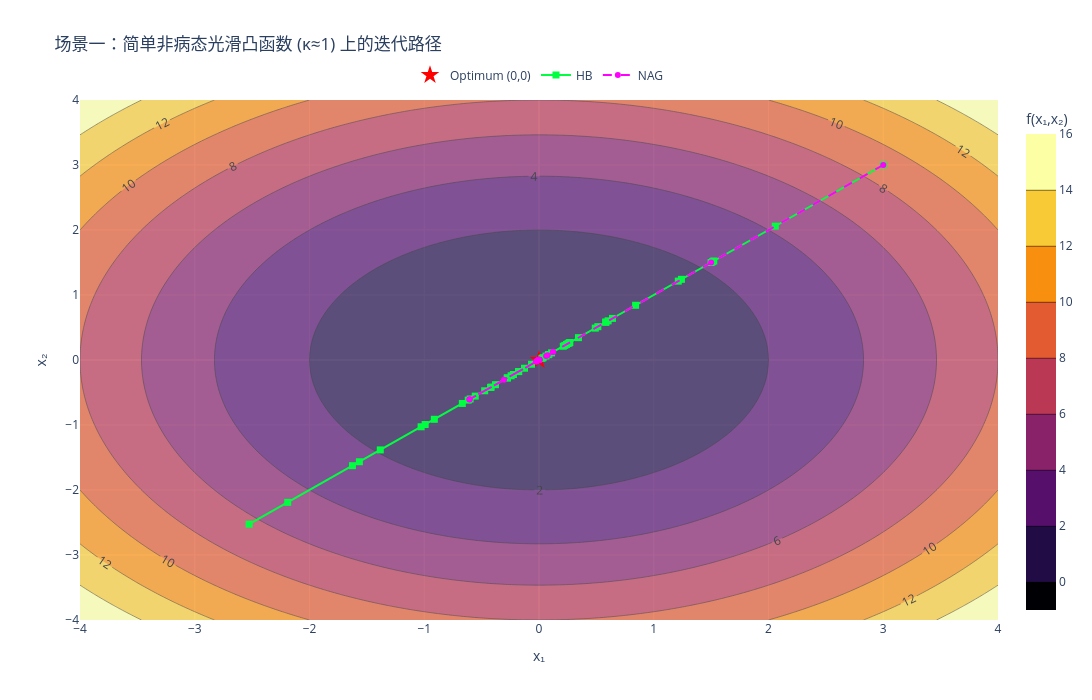
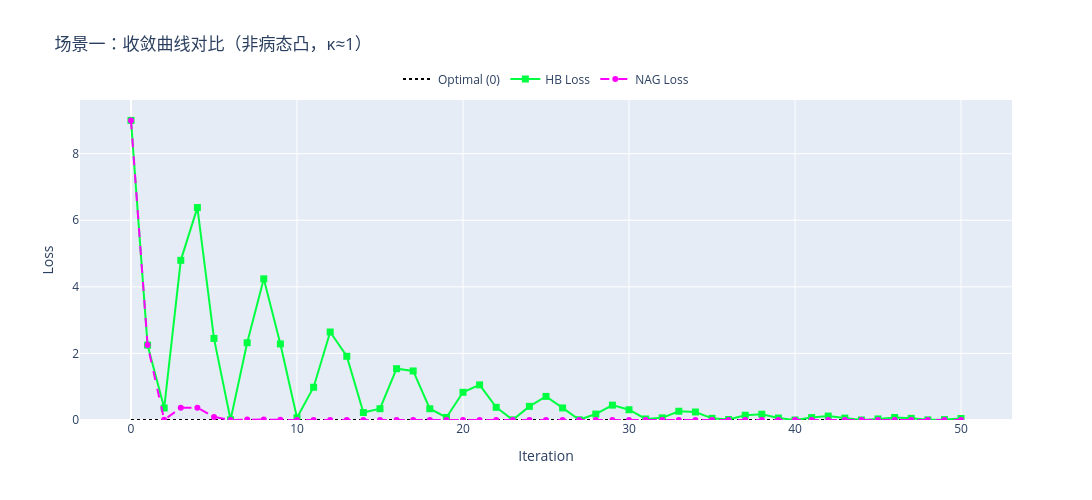

The notebook cell saved with these charts, in order:
### Markdown cell above
**算例代码**：

### Code cell
import numpy as np
import plotly.graph_objects as go

# ====================== 参数配置 ======================
ITERATIONS = 50
LR = 0.5
BETA = 0.9
X_START = [3.0, 3.0]

FIG_HEIGHT_CONTOUR = 700
FIG_WIDTH_CONTOUR = 1100
FIG_HEIGHT_LOSS = 500
FIG_WIDTH_LOSS = 1100
X_RANGE = (-4, 4)
GRID_RESOLUTION = 250

# ====================== 目标函数：简单非病态凸（κ≈1） ======================
def f(x):
    return 0.5 * (x[0]**2 + x[1]**2)

def g(x):
    return np.array([x[0], x[1]])

# ====================== HB与NAG实现 ======================
def heavy_ball(x_start, step, grad_func, beta, iterations):
    x_t = np.array(x_start, dtype='float64')
    passing_dot = [x_t.copy()]
    v_t = np.zeros_like(x_t)
    for _ in range(iterations):
        grad_xt = grad_func(x_t)
        v_t = beta * v_t - step * grad_xt
        x_t = x_t + v_t
        passing_dot.append(x_t.copy())
    return x_t, passing_dot

def nag(x_start, step, grad_func, beta, iterations):
    x_t = np.array(x_start, dtype='float64')
    passing_dot = [x_t.copy()]
    v_t = np.zeros_like(x_t)
    for _ in range(iterations):
        x_tilde = x_t + beta * v_t
        grad_tilde = grad_func(x_tilde)
        v_t = beta * v_t - step * grad_tilde
        x_t = x_t + v_t
        passing_dot.append(x_t.copy())
    return x_t, passing_dot

# ====================== 运行实验 ======================
_, hb_points = heavy_ball(X_START, LR, g, BETA, ITERATIONS)
_, nag_points = nag(X_START, LR, g, BETA, ITERATIONS)

hb_arr = np.array(hb_points)
nag_arr = np.array(nag_points)

hb_loss = np.array([f(p) for p in hb_points])
nag_loss = np.array([f(p) for p in nag_points])

# ====================== 绘制等高线图 ======================
xi = np.linspace(X_RANGE[0], X_RANGE[1], GRID_RESOLUTION)
yi = np.linspace(X_RANGE[0], X_RANGE[1], GRID_RESOLUTION)
Xg, Yg = np.meshgrid(xi, yi)
Zg = 0.5 * (Xg**2 + Yg**2)

fig_cont = go.Figure()

fig_cont.add_trace(go.Contour(
    x=xi, y=yi, z=Zg,
    colorscale="Inferno",
    opacity=0.7,
    contours=dict(showlabels=True),
    colorbar=dict(title="f(x₁,x₂)"),
    showlegend=False
))

fig_cont.add_trace(go.Scatter(
    x=[0], y=[0],
    mode="markers",
    marker=dict(symbol="star", size=14, color="red"),
    name="Optimum (0,0)"
))

fig_cont.add_trace(go.Scatter(
    x=hb_arr[:,0], y=hb_arr[:,1],
    mode="lines+markers",
    marker=dict(size=7, symbol="square"),
    line=dict(width=2, color="#00FF41"),
    name="HB"
))

fig_cont.add_trace(go.Scatter(
    x=nag_arr[:,0], y=nag_arr[:,1],
    mode="lines+markers",
    marker=dict(size=6, symbol="circle"),
    line=dict(width=2, color="#FF00FF", dash="dash"),
    name="NAG"
))

fig_cont.update_layout(
    title="场景一：简单非病态光滑凸函数 (κ≈1) 上的迭代路径",
    xaxis_title="x₁",
    yaxis_title="x₂",
    height=FIG_HEIGHT_CONTOUR,
    width=FIG_WIDTH_CONTOUR,
    legend=dict(orientation="h", yanchor="bottom", y=1.02, xanchor="center", x=0.5)
)
fig_cont.show()

# ====================== 绘制损失收敛曲线 ======================
fig_loss = go.Figure()

# 最优值参考线（黑色点线）
fig_loss.add_trace(go.Scatter(
    x=[0, ITERATIONS],
    y=[0, 0],
    mode='lines',
    name='Optimal (0)',
    line=dict(color='black', width=2, dash='dot'),
    showlegend=True
))

fig_loss.add_trace(go.Scatter(
    x=np.arange(len(hb_loss)), y=hb_loss,
    mode="lines+markers",
    marker=dict(size=7, symbol="square"),
    line=dict(width=2, color="#00FF41"),
    name="HB Loss"
))

fig_loss.add_trace(go.Scatter(
    x=np.arange(len(nag_loss)), y=nag_loss,
    mode="lines+markers",
    marker=dict(size=6, symbol="circle"),
    line=dict(width=2, color="#FF00FF", dash="dash"),
    name="NAG Loss"
))

fig_loss.update_layout(
    title="场景一：收敛曲线对比（非病态凸，κ≈1）",
    xaxis_title="Iteration",
    yaxis_title="Loss",
    yaxis=dict(
        type="linear",
        rangemode="tozero"
    ),
    height=FIG_HEIGHT_LOSS,
    width=FIG_WIDTH_LOSS,
    legend=dict(orientation="h", yanchor="bottom", y=1.02, xanchor="center", x=0.5)
)
fig_loss.show()

print(f"\n==== Final Loss ====")
print(f"HB:   {hb_loss[-1]:.6f}")
print(f"NAG:  {nag_loss[-1]:.6f}")

### Figure 1 — Plotly figure (JSON) as saved in the notebook; plotly's stock layout.template omitted (floating-point values rounded to 4 significant figures; data arrays with more than 128 entries replaced by an {"elided": "..."} marker saying what was removed)
{"data": [{"colorbar": {"title": {"text": "f(x₁,x₂)"}}, "colorscale": [[0, "#000004"], [0.1111, "#1b0c41"], [0.2222, "#4a0c6b"], [0.3333, "#781c6d"], [0.4444, "#a52c60"], [0.5556, "#cf4446"], [0.6667, "#ed6925"], [0.7778, "#fb9b06"], [0.8889, "#f7d13d"], [1, "#fcffa4"]], "contours": {"showlabels": true}, "opacity": 0.7, "showlegend": false, "type": "contour", "x": {"elided": "250 float values"}, "y": {"elided": "250 float values"}, "z": {"elided": "250x250 float values"}}, {"marker": {"color": "red", "size": 14, "symbol": "star"}, "mode": "markers", "name": "Optimum (0,0)", "type": "scatter", "x": [0], "y": [0]}, {"line": {"color": "#00FF41", "width": 2}, "marker": {"size": 7, "symbol": "square"}, "mode": "lines+markers", "name": "HB", "type": "scatter", "x": [3.0, 1.5, -0.6, -2.19, -2.526, -1.565, 0.08184, 1.523, 2.059, 1.512, 0.2632, -0.9921, -1.626, -1.383, -0.4733, 0.5823, 1.241, 1.214, 0.582, -0.2775, -0.9122, -1.027, -0.6173, 0.06038, 0.6401, 0.8419, 0.6025, 0.08579, -0.4221, -0.6682, -0.5555, -0.1764, 0.253, 0.513, 0.4905, 0.225, -0.1265, -0.3795, -0.4175, -0.2429, 0.03564, 0.2686, 0.3439, 0.2398, 0.02615, -0.1792, -0.2744, -0.2229, -0.06508, 0.1095, 0.2118], "y": [3.0, 1.5, -0.6, -2.19, -2.526, -1.565, 0.08184, 1.523, 2.059, 1.512, 0.2632, -0.9921, -1.626, -1.383, -0.4733, 0.5823, 1.241, 1.214, 0.582, -0.2775, -0.9122, -1.027, -0.6173, 0.06038, 0.6401, 0.8419, 0.6025, 0.08579, -0.4221, -0.6682, -0.5555, -0.1764, 0.253, 0.513, 0.4905, 0.225, -0.1265, -0.3795, -0.4175, -0.2429, 0.03564, 0.2686, 0.3439, 0.2398, 0.02615, -0.1792, -0.2744, -0.2229, -0.06508, 0.1095, 0.2118]}, {"line": {"color": "#FF00FF", "dash": "dash", "width": 2}, "marker": {"size": 6, "symbol": "circle"}, "mode": "lines+markers", "name": "NAG", "type": "scatter", "x": [3.0, 1.5, 0.075, -0.6038, -0.6073, -0.3053, -0.01671, 0.1215, 0.1229, 0.06212, 0.00369, -0.02445, -0.02489, -0.01264, -0.0008095, 0.004919, 0.005037, 0.002572, 0.0001765, -0.0009897, -0.00102, -0.0005233, -3.829e-05, 0.0001991, 0.0002064, 0.0001065, 8.27e-06, -4.005e-05, -4.177e-05, -2.166e-05, -1.779e-06, 8.056e-06, 8.454e-06, 4.406e-06, 3.814e-07, -1.62e-06, -1.711e-06, -8.963e-07, -8.152e-08, 3.259e-07, 3.463e-07, 1.823e-07, 1.737e-08, -6.554e-08, -7.008e-08, -3.708e-08, -3.693e-09, 1.318e-08, 1.418e-08, 7.542e-09, 7.833e-10], "y": [3.0, 1.5, 0.075, -0.6038, -0.6073, -0.3053, -0.01671, 0.1215, 0.1229, 0.06212, 0.00369, -0.02445, -0.02489, -0.01264, -0.0008095, 0.004919, 0.005037, 0.002572, 0.0001765, -0.0009897, -0.00102, -0.0005233, -3.829e-05, 0.0001991, 0.0002064, 0.0001065, 8.27e-06, -4.005e-05, -4.177e-05, -2.166e-05, -1.779e-06, 8.056e-06, 8.454e-06, 4.406e-06, 3.814e-07, -1.62e-06, -1.711e-06, -8.963e-07, -8.152e-08, 3.259e-07, 3.463e-07, 1.823e-07, 1.737e-08, -6.554e-08, -7.008e-08, -3.708e-08, -3.693e-09, 1.318e-08, 1.418e-08, 7.542e-09, 7.833e-10]}], "layout": {"height": 700, "legend": {"orientation": "h", "x": 0.5, "xanchor": "center", "y": 1.02, "yanchor": "bottom"}, "title": {"text": "场景一：简单非病态光滑凸函数 (κ≈1) 上的迭代路径"}, "width": 1100, "xaxis": {"title": {"text": "x₁"}}, "yaxis": {"title": {"text": "x₂"}}}}

### Figure 2 — Plotly figure (JSON) as saved in the notebook; plotly's stock layout.template omitted (floating-point values rounded to 4 significant figures)
{"data": [{"line": {"color": "black", "dash": "dot", "width": 2}, "mode": "lines", "name": "Optimal (0)", "showlegend": true, "type": "scatter", "x": [0, 50], "y": [0, 0]}, {"line": {"color": "#00FF41", "width": 2}, "marker": {"size": 7, "symbol": "square"}, "mode": "lines+markers", "name": "HB Loss", "type": "scatter", "x": [0, 1, 2, 3, 4, 5, 6, 7, 8, 9, 10, 11, 12, 13, 14, 15, 16, 17, 18, 19, 20, 21, 22, 23, 24, 25, 26, 27, 28, 29, 30, 31, 32, 33, 34, 35, 36, 37, 38, 39, 40, 41, 42, 43, 44, 45, 46, 47, 48, 49, 50], "y": [9.0, 2.25, 0.36, 4.796, 6.381, 2.45, 0.006698, 2.321, 4.24, 2.285, 0.06926, 0.9843, 2.643, 1.913, 0.224, 0.3391, 1.541, 1.473, 0.3387, 0.077, 0.8322, 1.056, 0.3811, 0.003645, 0.4098, 0.7087, 0.363, 0.00736, 0.1782, 0.4465, 0.3086, 0.03112, 0.06402, 0.2632, 0.2406, 0.05061, 0.016, 0.144, 0.1743, 0.05902, 0.00127, 0.07212, 0.1183, 0.05748, 0.0006839, 0.0321, 0.07528, 0.04967, 0.004236, 0.01198, 0.04487]}, {"line": {"color": "#FF00FF", "dash": "dash", "width": 2}, "marker": {"size": 6, "symbol": "circle"}, "mode": "lines+markers", "name": "NAG Loss", "type": "scatter", "x": [0, 1, 2, 3, 4, 5, 6, 7, 8, 9, 10, 11, 12, 13, 14, 15, 16, 17, 18, 19, 20, 21, 22, 23, 24, 25, 26, 27, 28, 29, 30, 31, 32, 33, 34, 35, 36, 37, 38, 39, 40, 41, 42, 43, 44, 45, 46, 47, 48, 49, 50], "y": [9.0, 2.25, 0.005625, 0.3645, 0.3688, 0.09318, 0.0002791, 0.01476, 0.01511, 0.003859, 1.362e-05, 0.0005977, 0.0006193, 0.0001598, 6.553e-07, 2.42e-05, 2.538e-05, 6.615e-06, 3.116e-08, 9.795e-07, 1.04e-06, 2.738e-07, 1.466e-09, 3.964e-08, 4.259e-08, 1.133e-08, 6.84e-11, 1.604e-09, 1.745e-09, 4.691e-10, 3.165e-12, 6.491e-11, 7.147e-11, 1.941e-11, 1.455e-13, 2.626e-12, 2.928e-12, 8.033e-13, 6.645e-15, 1.062e-13, 1.199e-13, 3.324e-14, 3.018e-16, 4.295e-15, 4.911e-15, 1.375e-15, 1.364e-17, 1.737e-16, 2.011e-16, 5.688e-17, 6.136e-19]}], "layout": {"height": 500, "legend": {"orientation": "h", "x": 0.5, "xanchor": "center", "y": 1.02, "yanchor": "bottom"}, "title": {"text": "场景一：收敛曲线对比（非病态凸，κ≈1）"}, "width": 1100, "xaxis": {"title": {"text": "Iteration"}}, "yaxis": {"rangemode": "tozero", "title": {"text": "Loss"}, "type": "linear"}}}
